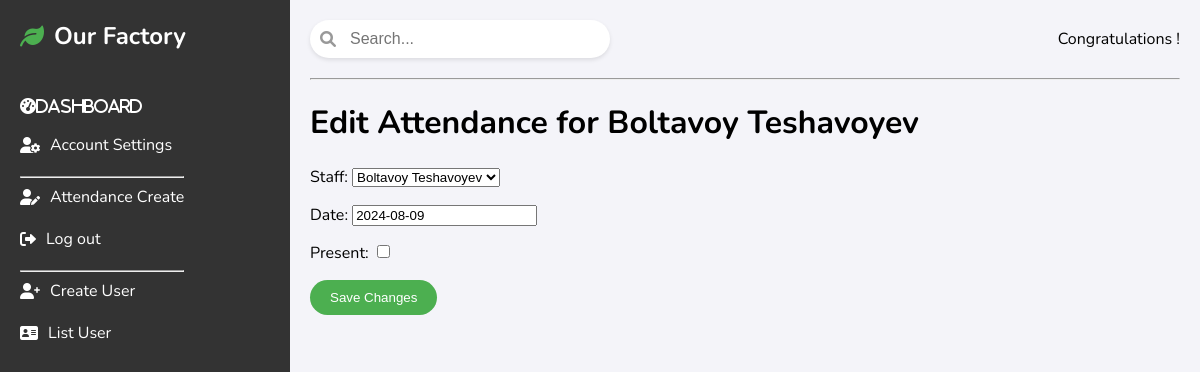
The app's page /edit-attendance/6/ with its own data.
### MainApp/models.py (models this page shows, shortened)
class Attendance(models.Model):
    staff = models.OneToOneField(Staff, on_delete=models.CASCADE)
    date = models.DateField()
    present = models.BooleanField()
    class Meta:
        verbose_name_plural = 'Attendances'
        verbose_name = 'Attendance'

class Staff(models.Model):
    full_name = models.CharField(max_length=255)
    user_name = models.CharField(max_length=255, unique=True)
    login_password = models.CharField(max_length=128, null=True, blank=True)
    email = models.EmailField(unique=True)
    organization = models.CharField(max_length=255)
    ph_number = models.CharField(max_length=15)
    address = models.CharField(max_length=255)
    region = models.CharField(max_length=255)
    country = models.CharField(max_length=255)
    profile_pic = models.ImageField(upload_to='media/users')
    super_staff = models.BooleanField(default=False)
    class Meta:
        verbose_name_plural = 'Staffs'
        verbose_name = 'Staff'
    def __str__(self):
        return self.full_name

### Dashboard/views.py (the view)
# urls.py: path('edit-attendance/<int:attendance_id>/', views.edit_attendance, name='edit_attendance'),
def edit_attendance(request, attendance_id):
    attendance = get_object_or_404(models.Attendance, id=attendance_id)
    if request.method == 'POST':
        form = forms.AttendanceForm(request.POST, instance=attendance)
        if form.is_valid():
            form.save()
            return redirect('dash')
    else:
        form = forms.AttendanceForm(instance=attendance)
    return render(request, 'dash/edit_attendance.html', {'form': form, 'attendance': attendance})

### MainApp/forms.py
class AttendanceForm(forms.ModelForm):
    class Meta:
        model = Attendance
        fields = ['staff', 'date', 'present']

### templates/dash/edit_attendance.html (shortened to what this page needs)
<!DOCTYPE html>
<html lang="en">
{% load static %}
<head>
    <link rel="stylesheet" href="{% static 'style1.css' %}">
    <link rel="stylesheet" href="https://cdnjs.cloudflare.com/ajax/libs/font-awesome/6.0.0/css/all.min.css">
</head>
<body>
    <div class="container">
        <aside class="sidebar">
            <div class="logo">
                <i class="fas fa-leaf"></i>
                <span class="logo-text">Our Factory</span>
            </div>
            <nav class="nav">
                <ul>
                    <li><a href="{% url 'dash' %}"<i class="fas fa-tachometer-alt"></i> Dashboard</a></li>
                    <li><a href="{% url 'accounts' %}"><i class="fas fa-user-cog"></i> Account Settings</a></li>
                    <hr>
                    <li><a href="{% url 'attendance_create' %}"><i class="fas fa-user-edit"></i> Attendance Create</a></li>
                    <li><a href="{% url 'logout' %}"><i class="fas fa-sign-out-alt"></i> Log out</a></li>
                    <hr>
                    <li><a href="{% url 'register_staff' %}"><i class="fas fa-user-plus"></i> Create User</a></li>
                    <li><a href="{% url 'list' %}"><i class="fas fa-address-card"></i> List User</a></li>
                </ul>
            </nav>
        </aside>
        <main class="main-content">
            <header class="header">
                <div class="search-bar">
                    <input type="text" placeholder="Search...">
                    <i class="fas fa-search search-icon"></i>
                </div>
                <div class="user-info">
                    <span>Congratulations {{ user.user_name }}!</span>
                </div>
            </header>
            <hr>
            <h1>Edit Attendance for {{ attendance.staff.full_name }}</h1>
                <form action="{% url 'attendance_create' %}" method="POST">
                    {{ form.as_p }}
                    <button type="submit" class="btn btn-primary">Save Changes</button>
                </form>
        </main>
    </div>
</body>
</html>

### static/style1.css (style rules this page uses)
body { font-family: 'Nunito', sans-serif; margin: 0; padding: 0; display: flex; background-color: #f4f4f9; }
.container { display: flex; height: 100vh; width: 100%; }
.sidebar { background-color: #333; color: #fff; padding: 20px; width: 250px; height: 1020px; display: flex; flex-direction: column; align-items: flex-start; overflow: auto; }
.logo { font-size: 24px; font-weight: 700; margin-bottom: 30px; display: flex; align-items: center; }
.logo i { margin-right: 10px; color: #4caf50; }
.nav ul { list-style-type: none; padding: 0; }
.nav li { margin-bottom: 20px; }
.nav a { color: #fff; text-decoration: none; display: flex; align-items: center; transition: color 0.3s; }
.nav i { margin-right: 10px; }
.main-content { flex: 1; padding: 20px; }
.header { display: flex; justify-content: space-between; align-items: center; margin-bottom: 20px; }
.search-bar { position: relative; }
.search-bar input { padding: 10px 10px 10px 40px; border: none; border-radius: 20px; box-shadow: 0 2px 4px rgba(0, 0, 0, 0.1); width: 250px; font-size: 16px; }
.search-icon { position: absolute; left: 10px; top: 50%; transform: translateY(-50%); color: #999; }
.user-info { display: flex; align-items: center; }
.btn-primary { background-color: #4caf50; color: #fff; padding: 10px 20px; border: none; border-radius: 20px; cursor: pointer; transition: background-color 0.3s; }

### records on screen
Attendance: staff.full_name "Boltavoy Teshavoyev", staff "Boltavoy Teshavoyev", date "2024-08-09"
